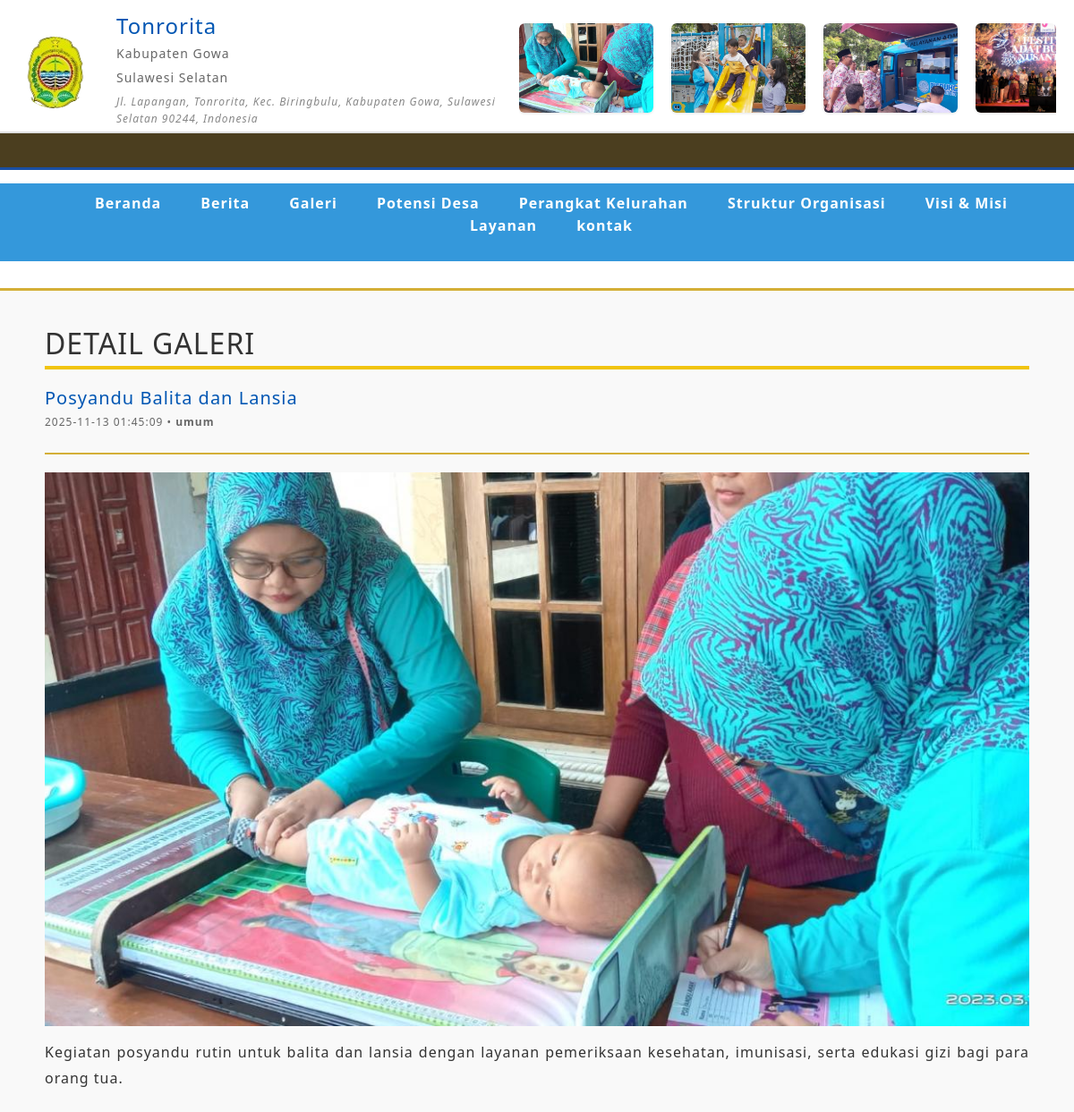
The page /frontend/sections/detail_galeri.php?id=12 on the database its author committed.
### tables this page shows
CREATE TABLE `profil_kelurahan` (
  `id` int NOT NULL,
  `nama_kelurahan` varchar(150) DEFAULT NULL,
  `visi` text,
  `misi` text,
  `sejarah` text,
  `alamat` text,
  `telepon` varchar(50) DEFAULT NULL,
  `email` varchar(150) DEFAULT NULL,
  `logo` varchar(255) DEFAULT NULL,
  `created_at` timestamp NULL DEFAULT CURRENT_TIMESTAMP,
  `updated_at` timestamp NULL DEFAULT NULL
);

CREATE TABLE `galeri` (
  `id` int NOT NULL,
  `judul` varchar(150) DEFAULT NULL,
  `gambar` varchar(255) DEFAULT NULL,
  `deskripsi` text,
  `kategori` enum('kegiatan','fasilitas','umum') DEFAULT NULL,
  `created_at` timestamp NULL DEFAULT CURRENT_TIMESTAMP
);

### frontend/sections/detail_galeri.php (the view, shortened to what this page needs)
<!DOCTYPE html>
<html lang="en">
<head>
    <link href="../template_users/css/styles.css" rel="stylesheet" />
</head>
</html>
<?php
include '../config/connection.php';
include '../partials/navbar1.php';
$id = intval($_GET['id']);
$query = "SELECT * FROM galeri WHERE id = $id LIMIT 1";
$result = mysqli_query($db, $query);
$galeri = mysqli_fetch_assoc($result);
?>
<!DOCTYPE html>
<html lang="id">
<head>
</head>
<body>
    <div class="container">
        <h2 style="margin: 20px 0; color:#fffffff; border-bottom: 4px solid #f1c40f; padding-bottom: 6px;">
            DETAIL GALERI
        </h2>
        <div class="content-area">
            <div class="main-content">
                <div class="article-header">
                    <h2 class="article-title"><?= htmlspecialchars($galeri['judul']); ?></h2>
                    <div class="article-meta">
                        <?= htmlspecialchars($galeri['created_at']); ?> •
                        <strong><?= htmlspecialchars($galeri['kategori']); ?></strong>
                    </div>
                </div>
                <img src="../../storages/galeri/<?= htmlspecialchars($galeri['gambar']); ?>"
                    alt="<?= htmlspecialchars($galeri['judul']); ?>" class="article-image">
                <div class="article-content">
                    <?= $galeri['deskripsi']; ?>
                </div>
            </div>
        </div>
    </div>
</body>
</html>

### frontend/partials/navbar1.php (shortened to what this page needs)
<header class="header">
    <div class="header-top">
        <?php
        include_once __DIR__ . '/../config/connection.php';
        $query = "SELECT * FROM profil_kelurahan LIMIT 1";
        $result = $db->query($query);
        $profil = $result->fetch_assoc();
        $current_page = basename($_SERVER['PHP_SELF']);
        ?>
        <div class="header-flex-container">
            <div class="logo-container">
                <img src="../../storages/logo/1763007596_logokelurah-removebg-preview.png"
                    alt="Logo <?= htmlspecialchars($profil['nama_kelurahan']) ?>"
                    class="logo">
                <div class="header-info">
                    <h1><?= htmlspecialchars($profil['nama_kelurahan']) ?></h1>
                    <p>Kabupaten Gowa</p>
                    <p>Sulawesi Selatan</p>
                    <p class="address"><?= htmlspecialchars($profil['alamat']) ?></p>
                </div>
            </div>
            <div class="header-right-content">
                <div class="image-row">
                    <div class="track">
                        <?php
                        $qGaleri = "SELECT id, gambar FROM galeri ORDER BY id DESC LIMIT 8";
                        $rGaleri = $db->query($qGaleri);
                        $gambar_list = [];
                        while ($row = $rGaleri->fetch_assoc()) {
                            $gambar_list[] = $row;
                        }
                        foreach ($gambar_list as $row) {
                        ?>
                            <a href="../sections/detail_berita.php?id=<?= $row['id'] ?>">
                                <img src="../../storages/galeri/<?= $row['gambar'] ?>" class="small-img">
                            </a>
                        <?php } ?>
                    </div>
                </div>
            </div>
        </div>
    </div>
    <div class="running-text-container">
        <div class="running-text">
        </div>
    </div>
    <nav class="main-nav">
        <ul>
            <li><a href="../sections/home.php" class="<?= ($current_page == 'home.php') ? 'active' : '' ?>">Beranda</a></li>
            <li><a href="../sections/berita.php" class="<?= ($current_page == 'berita.php') ? 'active' : '' ?>">Berita</a></li>
            <li><a href="../sections/galeri.php" class="<?= ($current_page == 'galeri.php') ? 'active' : '' ?>">Galeri</a></li>
            <li><a href="../sections/potensi_desa.php" class="<?= ($current_page == 'potensi_desa.php') ? 'active' : '' ?>">Potensi Desa</a></li>
            <li><a href="../sections/perangkat_kelurahan.php" class="<?= ($current_page == 'perangkat_kelurahan.php') ? 'active' : '' ?>">Perangkat Kelurahan</a></li>
            <li><a href="../sections/struktur_organisasi.php" class="<?= ($current_page == 'struktur_organisasi.php') ? 'active' : '' ?>">Struktur Organisasi</a></li>
            <li><a href="../sections/visi_misi.php" class="<?= ($current_page == 'visi_misi.php') ? 'active' : '' ?>">Visi & Misi</a></li>
            <li><a href="../sections/layanan.php" class="<?= ($current_page == 'layanan.php') ? 'active' : '' ?>">Layanan</a></li>
            <li><a href="../sections/kontak.php" class="<?= ($current_page == 'kontak.php') ? 'active' : '' ?>">kontak</a></li>
        </ul>
    </nav>
</header>

### frontend/partials/navbar1.php (style rules this page uses)
.header-top { display: flex; justify-content: space-between; align-items: center; padding: 15px 20px; background-color: #fff; border-bottom: 2px solid #e0e0e0; }
.header-flex-container { display: flex; justify-content: space-between; align-items: center; width: 100%; }
.logo-container { display: flex; align-items: center; gap: 15px; }
.logo { width: 80px; aspect-ratio: 1/1; object-fit: cover; border-radius: 50%; }
.header-info h1 { font-size: 1.4em; margin: 0; color: #0056b3; }
.header-info p { margin: 2px 0; font-size: 0.9em; color: #666; }
.header-info .address { font-size: 0.85em; font-style: italic; color: #444; }
.image-row { overflow: hidden; width: 600px; height: 110px; position: relative; border-radius: 6px; }
.track { display: flex; gap: 20px; width: max-content; animation: sepur 18s linear infinite; }
.small-img { width: 150px; height: 100px; object-fit: cover; border-radius: 6px; box-shadow: 0 1px 3px rgba(0, 0, 0, 0.1); transition: 0.2s; }
.running-text-container { width: 100%; background: #4b3e1f; color: yellow; font-weight: bold; padding: 6px 0; overflow: hidden; position: relative; border-bottom: 3px solid #1a4fa3; }
.running-text { display: inline-block; white-space: nowrap; padding-left: 100%; animation: runText 18s linear infinite; font-size: 14px; letter-spacing: 1px; }

### frontend/sections/detail_galeri.php (style rules this page uses)
* { margin: 0; padding: 0; box-sizing: border-box; }
body { font-family: 'Segoe UI', Tahoma, Geneva, Verdana, sans-serif; line-height: 1.6; color: #333; background-color: #f9f9f9; }
.container { width: 1200px; margin: 0 auto; padding: 20px; }
.header { background-color: #fff; border-bottom: 3px solid #d4af37; padding: 15px 0; }
.header-top { display: flex; justify-content: space-between; align-items: center; padding: 0 20px; background-color: #fff; }
.logo-container { display: flex; align-items: center; }
.logo { width: 80px; height: 80px; margin-right: 15px; }
.header-info h1 { font-size: 24px; color: #0056b3; margin-bottom: 5px; }
.header-info p { font-size: 14px; color: #666; margin-bottom: 5px; }
.header-info .address { font-size: 12px; color: #888; }
.main-nav { background-color: #3498db; padding: 10px 0; margin: 15px 0; }
.main-nav ul { display: flex; list-style: none; justify-content: center; flex-wrap: wrap; }
.main-nav li { margin: 0 10px; }
.main-nav a { color: white; text-decoration: none; padding: 8px 12px; font-weight: bold; transition: background-color 0.3s; }
.content-area { display: flex; gap: 20px; margin-top: 20px; }
.main-content { flex: 3; }
.article-header { border-bottom: 2px solid #d4af37; padding-bottom: 10px; margin-bottom: 20px; }
.article-title { font-size: 20px; color: #0056b3; margin-bottom: 5px; }
.article-meta { font-size: 12px; color: #666; margin-bottom: 15px; }
.article-image { width: 100%; aspect-ratio: 16/9; object-fit: cover; margin-bottom: 15px; }
.article-content { margin-bottom: 20px; line-height: 1.8; text-align: justify; }

### rows shown on the page
profil_kelurahan: nama_kelurahan "Tonrorita", alamat "Jl. Lapangan, Tonrorita, Kec. Biringbulu, Kabupaten Gowa, Sulawesi Selatan 90244, Indonesia"
galeri: gambar (picture), judul "Posyandu Balita dan Lansia", created_at "2025-11-13 01:45:09", kategori "umum", deskripsi "Kegiatan posyandu rutin untuk balita dan lansia dengan layanan pemeriksaan kesehatan, imunisasi, serta edukasi gizi bagi para orang tua."
galeri: gambar (picture)
galeri: gambar (picture)
galeri: gambar (picture)
